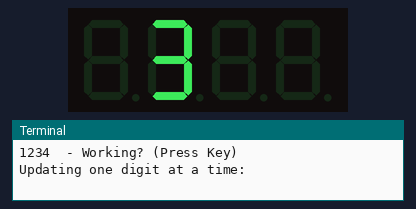
This program was run on a simulated Raspberry Pi (BCM pin numbers). Parts: 4-digit seven-segment display, the last lines printed to the terminal. Library files of the repository ran but are not shown: tm1637.py. At 3.0 s the program stops and its outputs stay as they are.

Above: at 0.1 s.
At 0.6 s:
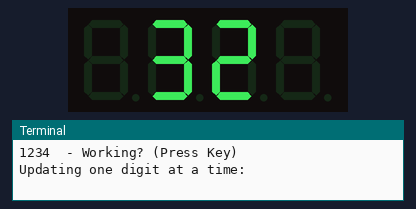
At 1.1 s:
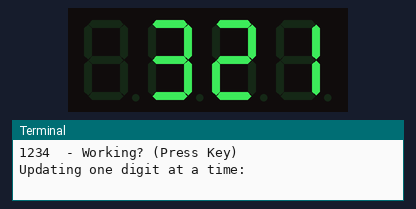
At 2.3 s:
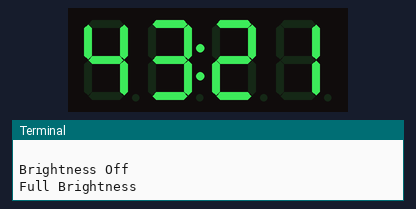

Measured:
- what the display in image 1 shows lasts 0.5 s, from 0.5 s to 1.0 s

The program:

display.py
```python
#!/usr/bin/env python
# -*- coding: utf-8 -*-

from time import sleep
import tm1637

# Initialize the display (GND, VCC=3.3V, Example Pins are DIO-20 and CLK21)
Display = tm1637.TM1637(CLK=21, DIO=20, brightness=1.0)

# Basic Display Update:
digits = [1, 2, 3, 4]
Display.Show(digits)
print ("1234  - Working? (Press Key)")
#scrap = raw_input()

# Update Individual Digits:
print ("Updating one digit at a time:")
Display.Clear()
Display.Show1(1, 3)
sleep(0.5)
Display.Show1(2, 2)
sleep(0.5)
Display.Show1(3, 1)
sleep(0.5)
Display.Show1(0, 4)
print ("4321  - (Press Key)")
#scrap = raw_input()

# The ":"
print ("Add double point\n")
Display.ShowDoublepoint(True)
sleep(0.2)

# Vary the brightness:
print ("Brightness Off")
Display.SetBrightness(0)
sleep(0.5)
print ("Full Brightness")
Display.SetBrightness(1)
sleep(0.5)
print ("30% Brightness")
Display.SetBrightness(0.3)
sleep(0.3)

print('done.')
Display.cleanup()
```
